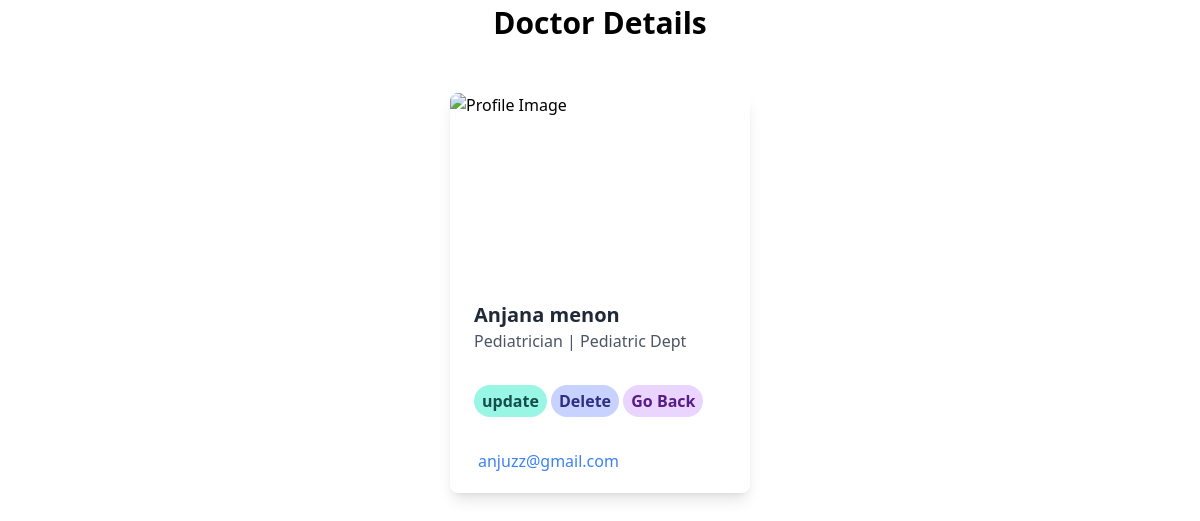
/hospital/doctors/2/, run on the app's committed database.
### hospital/models.py (models this page shows, shortened)
class Doctor(models.Model):
    user = models.OneToOneField(User, on_delete=models.CASCADE)
    department = models.ForeignKey(Department, on_delete=models.SET_NULL, null=True, blank=True)
    specialization = models.CharField(max_length=100)
    GENDER_CHOICES = [
        ('male', 'Male'),
        ('female', 'Female'),
        ('other', 'Other'),
    ]
    gender = models.CharField(max_length=10, choices=GENDER_CHOICES, default='male')
    @property
    def full_name(self):
        return f"{self.user.first_name or ''} {self.user.last_name or ''}".strip() or "Unknown Doctor"

class Department(models.Model):
    name = models.CharField(max_length=100)

### accounts/models.py (models this page shows)
class User(AbstractUser):
    ROLE_CHOICES = [
        ('admin', 'Admin'),
        ('doctor', 'Doctor'),
        ('patient', 'Patient'),
    ]
    role = models.CharField(max_length=10, choices=ROLE_CHOICES, default='patient')
    GENDER_CHOICES = [
        ('male', 'Male'),
        ('female', 'Female'),
        ('other', 'Other'),
    ]
    gender = models.CharField(max_length=10, choices=GENDER_CHOICES, blank=True, null=True)

### hospital/views.py (the view)
# urls.py: path('doctors/<int:pk>/', DoctorDetailView.as_view(), name='doctor_detail'),
class DoctorDetailView(DetailView):
    model = Doctor
    template_name = 'doctor_detail.html'  # Custom template
    context_object_name = 'doctor'

### hospital/templates/doctor_detail.html (shortened to what this page needs)
<!DOCTYPE html>
<html lang="en">
<head>
        <script src="https://cdn.tailwindcss.com"></script>
</head>
<body>
<h1 style=" font-size: 30px;"><center><b>Doctor Details</b></center></h1>
<br><br>
    <div class="max-w-sm mx-auto overflow-hidden bg-white rounded-lg shadow-lg hover:shadow-blue-400 " style="height: 400px; width: 300px;" >
        <div class="relative">
          <img class="w-full h-48 object-cover" src="https://images.unsplash.com/photo-1557862921-37829c790f19?crop=entropy&cs=tinysrgb&fit=max&fm=jpg&ixid=M3w0NzEyNjZ8MHwxfHNlYXJjaHw4fHx1c2VyfGVufDB8MHx8fDE2OTQwOTU5Nzl8MA&ixlib=rb-4.0.3&q=80&w=1080" alt="Profile Image">
        </div>
        <div class="px-6 py-4">
          <div class="text-xl font-semibold text-gray-800">{{ doctor.full_name }}</div>
          <p class="text-gray-600"> {{ doctor.specialization}}   |  {{ doctor.department.name }}</p>
        </div>
        <div class="px-6 py-4">
          <span class="inline-block px-2 py-1 font-semibold text-teal-900 bg-teal-200 rounded-full"><a href="{% url 'doctor_update' doctor.id %}">update</a></span>
          <span class="inline-block px-2 py-1 font-semibold text-indigo-900 bg-indigo-200 rounded-full"><a href="{% url 'doctor_delete' doctor.id %}">Delete</a></span>
          <span class="inline-block px-2 py-1 font-semibold text-purple-900 bg-purple-200 rounded-full"> <a href="{% url 'doctor_list' %}">Go Back</a></span>
        </div>
        <div class="px-7 py-4">
          <a href="#" class="text-blue-500 hover:underline">{{ doctor.user.email }}</a>
        </div>
      </div>
</body>
</html>

### data on the page
Doctor: full_name "Anjana menon", specialization "Pediatrician", department.name "Pediatric Dept", user.email "anjuzz@gmail.com"
